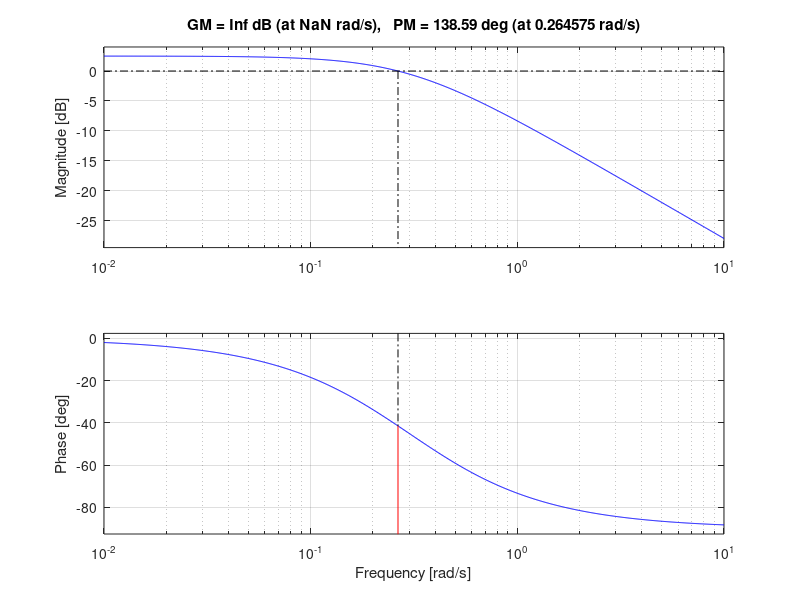

Write MATLAB code to recreate this figure. (Note: this script raises an error after producing the figure.)
%% First Order Equation CL
% Author: Mohammed Ijaz
% PS Number: 99003728
% Date: 7th April 2021.
% Version: Matlab 2020b.

%% Plant Description
% The Mass-damper first order system is taken as Plant.
% Equation: f= Bv + M v'
% f = force; B= coefficient of friction; M = mass ; v= velocity.
% Values:  B1= 0.4 M1=1000; B2= 0.5 M2= 500; B3= 1.7 M3= 340;


%% Math Analysis
% Independent: Time(t)
% Dependent: Velocity(v) and Force(f)
% Constant: Mass(M) and Frictional Coefficient(B)

% Roots:(-B)/M

% Poles and Zero Calculation:

% IVT:
% 1. For step input: 0
% 2. For impulse input: 1/M

% FVT:
% 1. For step input: 1/B
% 2. For impulse input: 0

% Time Response Results:
% Rise Time :4tau = (4M)/B; where tau = M/B 

%% Tool Analysis:
%Negative Feedback using gain input
clc;
%Stable P control
B1= 0.5;
M1= 5;
P = 2;

sys = tf([P],[M1,B1+1])
subplot(4,4,1);
impulse(sys);
title('Impulse Input for k');
subplot(4,4,2);
step(sys);
title('Step Input for k');
subplot(4,4,3);
[z,p,k]= tf2zp([P],[M1,B1+1])
pzmap(sys)
subplot(4,4,4)
bode(sys)
margin(sys)
[Gm,Pm,Wcg,Wcp] = margin(sys)
hold on;
S = stepinfo(sys)

%Unstable P controll
B2= -2;
M2= 5;
P2 = 2;

sys = tf([P2],[M2,B2+1])
subplot(4,4,5);
impulse(sys);
title('Impulse Input for k-Unstable');
subplot(4,4,6);
step(sys);
title('Step Input for k-Unstable');
subplot(4,4,7);
[z,p,k]= tf2zp([P2],[M2,B2+1])
pzmap(sys)
subplot(4,4,8)
bode(sys)
margin(sys)
[Gm,Pm,Wcg,Wcp] = margin(sys)
hold on;
S = stepinfo(sys)

%Positive Feedback using integral input
B3= 0.8;
M3= 5;


sys = tf([1],[M3,B3-1,0])
subplot(4,4,9);
impulse(sys);
title('Step Input for Positive feedback');
subplot(4,4,10);
step(sys);
title('Step Input for Positive feedback');
subplot(4,4,11);
[z,p,k]= tf2zp([1],[M3,B3-1,0])
pzmap(sys)
subplot(4,4,12)
bode(sys)
margin(sys)
[Gm,Pm,Wcg,Wcp] = margin(sys)
hold on;
S = stepinfo(sys)

% Positive Feedback using differentiator input
B4= 0.8;
M4= 5;


sys = tf([1,0],[M4,B4-1])
subplot(4,4,13);
impulse(sys);
title('Step Input for Positive feedback');
subplot(4,4,14);
step(sys);
title('Step Input for Positive feedback');
subplot(4,4,15);
[z,p,k]= tf2zp([1,0],[M4,B4-1])
pzmap(sys)
subplot(4,4,16)
bode(sys)
margin(sys)
[Gm,Pm,Wcg,Wcp] = margin(sys)
hold on;
S = stepinfo(sys)






%% Comparison Analysis:
%Negetive feedback system:
%for negetive feedback system poles lie in -0.3
%and hence the system is stable, and when the controller is added to the
%system rasie time and settiling time of the response is reduced and
%system is becoming more fast and stable.

%Positive feedback:
%In positive feedback system the roots are lying in the
%right hand side of the s plane and the system is unstable.
%Bode Plot:
%phase margin-139degree and gain margin-infinite
%when the phase of the loop gain goes below -180 degree then gain margin is
%infinite Wcp=0.264.
%phase margin:-60 degree and gain margin:-6.02dB
%phase margin is infinite because the magnitude plot goes below 0dB at all
%frequencies this indicates the system will have trouble tracking various
%reference signal without excessive error.
% Rise time of Sys2 is lowest so Sys2 has the highest speed.]
% Settling time of Sys2 is lowest so Sys2 is most stable.
%the gain margin is infinite for all values if Kp since the gain is zero at
%gain cross over frequency
